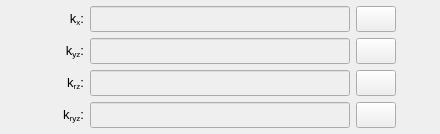
                   <widget class="QWidget" name="tab_table_values">
                    <attribute name="title">
                     <string>Table of values</string>
                    </attribute>
                    <layout class="QGridLayout" name="gridLayout_10">
                     <property name="leftMargin">
                      <number>4</number>
                     </property>
                     <property name="topMargin">
                      <number>6</number>
                     </property>
                     <property name="rightMargin">
                      <number>4</number>
                     </property>
                     <property name="bottomMargin">
                      <number>6</number>
                     </property>
                     <item row="0" column="3">
                      <widget class="QPushButton" name="pushButton_load_table_axial_stiffness">
                       <property name="enabled">
                        <bool>true</bool>
                       </property>
                       <property name="sizePolicy">
                        <sizepolicy hsizetype="Expanding" vsizetype="Fixed">
                         <horstretch>0</horstretch>
                         <verstretch>0</verstretch>
                        </sizepolicy>
                       </property>
                       <property name="minimumSize">
                        <size>
                         <width>40</width>
                         <height>26</height>
                        </size>
                       </property>
                       <property name="maximumSize">
                        <size>
                         <width>4052</width>
                         <height>16777215</height>
                        </size>
                       </property>
                       <property name="styleSheet">
                        <string notr="true"/>
                       </property>
                       <property name="text">
                        <string/>
                       </property>
                       <property name="icon">
                        <iconset>
                         <normaloff>../../../../icons/common/new_file.png</normaloff>../../../../icons/common/new_file.png</iconset>
                       </property>
                       <property name="iconSize">
                        <size>
                         <width>20</width>
                         <height>20</height>
                        </size>
                       </property>
                      </widget>
                     </item>
                     <item row="0" column="2">
                      <widget class="QLineEdit" name="lineEdit_path_table_axial_stiffness">
                       <property name="enabled">
                        <bool>false</bool>
                       </property>
                       <property name="minimumSize">
                        <size>
                         <width>260</width>
                         <height>26</height>
                        </size>
                       </property>
                       <property name="maximumSize">
                        <size>
                         <width>260</width>
                         <height>26</height>
                        </size>
                       </property>
                       <property name="sizeIncrement">
                        <size>
                         <width>0</width>
                         <height>0</height>
                        </size>
                       </property>
                       <property name="font">
                        <font>
                         <pointsize>9</pointsize>
                        </font>
                       </property>
                       <property name="styleSheet">
                        <string notr="true"/>
                       </property>
                       <property name="alignment">
                        <set>Qt::AlignCenter</set>
                       </property>
                      </widget>
                     </item>
                     <item row="1" column="2">
                      <widget class="QLineEdit" name="lineEdit_path_table_transversal_stiffness">
                       <property name="enabled">
                        <bool>false</bool>
                       </property>
                       <property name="minimumSize">
                        <size>
                         <width>260</width>
                         <height>26</height>
                        </size>
                       </property>
                       <property name="maximumSize">
                        <size>
                         <width>260</width>
                         <height>26</height>
                        </size>
                       </property>
                       <property name="sizeIncrement">
                        <size>
                         <width>0</width>
                         <height>0</height>
                        </size>
                       </property>
                       <property name="font">
                        <font>
                         <pointsize>9</pointsize>
                        </font>
                       </property>
                       <property name="styleSheet">
                        <string notr="true"/>
                       </property>
                       <property name="alignment">
                        <set>Qt::AlignCenter</set>
                       </property>
                      </widget>
                     </item>
                     <item row="0" column="4">
                      <spacer name="horizontalSpacer_4">
                       <property name="orientation">
                        <enum>Qt::Horizontal</enum>
                       </property>
                       <property name="sizeHint" stdset="0">
                        <size>
                         <width>40</width>
                         <height>20</height>
                        </size>
                       </property>
                      </spacer>
                     </item>
                     <item row="0" column="0">
                      <spacer name="horizontalSpacer_3">
                       <property name="orientation">
                        <enum>Qt::Horizontal</enum>
                       </property>
                       <property name="sizeHint" stdset="0">
                        <size>
                         <width>40</width>
                         <height>20</height>
                        </size>
                       </property>
                      </spacer>
                     </item>
                     <item row="2" column="3">
                      <widget class="QPushButton" name="pushButton_load_table_torsional_stiffness">
                       <property name="enabled">
                        <bool>true</bool>
                       </property>
                       <property name="sizePolicy">
                        <sizepolicy hsizetype="Expanding" vsizetype="Fixed">
                         <horstretch>0</horstretch>
                         <verstretch>0</verstretch>
                        </sizepolicy>
                       </property>
                       <property name="minimumSize">
                        <size>
                         <width>40</width>
                         <height>26</height>
                        </size>
                       </property>
                       <property name="maximumSize">
                        <size>
                         <width>4052</width>
                         <height>16777215</height>
                        </size>
                       </property>
                       <property name="styleSheet">
                        <string notr="true"/>
                       </property>
                       <property name="text">
                        <string/>
                       </property>
                       <property name="icon">
                        <iconset>
                         <normaloff>../../../../icons/common/new_file.png</normaloff>../../../../icons/common/new_file.png</iconset>
                       </property>
                       <property name="iconSize">
                        <size>
                         <width>20</width>
                         <height>20</height>
                        </size>
                       </property>
                      </widget>
                     </item>
                     <item row="3" column="2">
                      <widget class="QLineEdit" name="lineEdit_path_table_angular_stiffness">
                       <property name="enabled">
                        <bool>false</bool>
                       </property>
                       <property name="minimumSize">
                        <size>
                         <width>260</width>
                         <height>26</height>
                        </size>
                       </property>
                       <property name="maximumSize">
                        <size>
                         <width>260</width>
                         <height>26</height>
                        </size>
                       </property>
                       <property name="sizeIncrement">
                        <size>
                         <width>0</width>
                         <height>0</height>
                        </size>
                       </property>
                       <property name="font">
                        <font>
                         <pointsize>9</pointsize>
                        </font>
                       </property>
                       <property name="styleSheet">
                        <string notr="true"/>
                       </property>
                       <property name="alignment">
                        <set>Qt::AlignCenter</set>
                       </property>
                      </widget>
                     </item>
                     <item row="2" column="2">
                      <widget class="QLineEdit" name="lineEdit_path_table_torsional_stiffness">
                       <property name="enabled">
                        <bool>false</bool>
                       </property>
                       <property name="minimumSize">
                        <size>
                         <width>260</width>
                         <height>26</height>
                        </size>
                       </property>
                       <property name="maximumSize">
                        <size>
                         <width>260</width>
                         <height>26</height>
                        </size>
                       </property>
                       <property name="sizeIncrement">
                        <size>
                         <width>0</width>
                         <height>0</height>
                        </size>
                       </property>
                       <property name="font">
                        <font>
                         <pointsize>9</pointsize>
                        </font>
                       </property>
                       <property name="styleSheet">
                        <string notr="true"/>
                       </property>
                       <property name="alignment">
                        <set>Qt::AlignCenter</set>
                       </property>
                      </widget>
                     </item>
                     <item row="3" column="3">
                      <widget class="QPushButton" name="pushButton_load_table_angular_stiffness">
                       <property name="enabled">
                        <bool>true</bool>
                       </property>
                       <property name="sizePolicy">
                        <sizepolicy hsizetype="Expanding" vsizetype="Fixed">
                         <horstretch>0</horstretch>
                         <verstretch>0</verstretch>
                        </sizepolicy>
                       </property>
                       <property name="minimumSize">
                        <size>
                         <width>40</width>
                         <height>26</height>
                        </size>
                       </property>
                       <property name="maximumSize">
                        <size>
                         <width>4052</width>
                         <height>16777215</height>
                        </size>
                       </property>
                       <property name="styleSheet">
                        <string notr="true"/>
                       </property>
                       <property name="text">
                        <string/>
                       </property>
                       <property name="icon">
                        <iconset>
                         <normaloff>../../../../icons/common/new_file.png</normaloff>../../../../icons/common/new_file.png</iconset>
                       </property>
                       <property name="iconSize">
                        <size>
                         <width>20</width>
                         <height>20</height>
                        </size>
                       </property>
                      </widget>
                     </item>
                     <item row="0" column="1">
                      <widget class="QLabel" name="label_100">
                       <property name="enabled">
                        <bool>true</bool>
                       </property>
                       <property name="minimumSize">
                        <size>
                         <width>40</width>
                         <height>26</height>
                        </size>
                       </property>
                       <property name="maximumSize">
                        <size>
                         <width>40</width>
                         <height>26</height>
                        </size>
                       </property>
                       <property name="font">
                        <font>
                         <pointsize>10</pointsize>
                        </font>
                       </property>
                       <property name="mouseTracking">
                        <bool>true</bool>
                       </property>
                       <property name="text">
                        <string>&lt;html&gt;&lt;head/&gt;&lt;body&gt;&lt;p align=&quot;right&quot;&gt;&lt;span style=&quot; font-weight:400; font-style:normal;&quot;&gt;k&lt;/span&gt;&lt;span style=&quot; font-weight:400; font-style:normal; vertical-align:sub;&quot;&gt;x&lt;/span&gt;&lt;span style=&quot; font-weight:400; font-style:normal;&quot;&gt;:&lt;/span&gt;&lt;/p&gt;&lt;/body&gt;&lt;/html&gt;</string>
                       </property>
                       <property name="alignment">
                        <set>Qt::AlignCenter</set>
                       </property>
                      </widget>
                     </item>
                     <item row="1" column="3">
                      <widget class="QPushButton" name="pushButton_load_table_transversal_stiffness">
                       <property name="enabled">
                        <bool>true</bool>
                       </property>
                       <property name="sizePolicy">
                        <sizepolicy hsizetype="Expanding" vsizetype="Fixed">
                         <horstretch>0</horstretch>
                         <verstretch>0</verstretch>
                        </sizepolicy>
                       </property>
                       <property name="minimumSize">
                        <size>
                         <width>40</width>
                         <height>26</height>
                        </size>
                       </property>
                       <property name="maximumSize">
                        <size>
                         <width>4052</width>
                         <height>16777215</height>
                        </size>
                       </property>
                       <property name="styleSheet">
                        <string notr="true"/>
                       </property>
                       <property name="text">
                        <string/>
                       </property>
                       <property name="icon">
                        <iconset>
                         <normaloff>../../../../icons/common/new_file.png</normaloff>../../../../icons/common/new_file.png</iconset>
                       </property>
                       <property name="iconSize">
                        <size>
                         <width>20</width>
                         <height>20</height>
                        </size>
                       </property>
                      </widget>
                     </item>
                     <item row="1" column="1">
                      <widget class="QLabel" name="label_104">
                       <property name="enabled">
                        <bool>true</bool>
                       </property>
                       <property name="minimumSize">
                        <size>
                         <width>40</width>
                         <height>26</height>
                        </size>
                       </property>
                       <property name="maximumSize">
                        <size>
                         <width>40</width>
                         <height>26</height>
                        </size>
                       </property>
                       <property name="font">
                        <font>
                         <pointsize>10</pointsize>
                        </font>
                       </property>
                       <property name="mouseTracking">
                        <bool>true</bool>
                       </property>
                       <property name="text">
                        <string>&lt;html&gt;&lt;head/&gt;&lt;body&gt;&lt;p align=&quot;right&quot;&gt;k&lt;span style=&quot; vertical-align:sub;&quot;&gt;yz&lt;/span&gt;:&lt;/p&gt;&lt;/body&gt;&lt;/html&gt;</string>
                       </property>
                       <property name="alignment">
                        <set>Qt::AlignCenter</set>
                       </property>
                      </widget>
                     </item>
                     <item row="2" column="1">
                      <widget class="QLabel" name="label_105">
                       <property name="enabled">
                        <bool>true</bool>
                       </property>
                       <property name="minimumSize">
                        <size>
                         <width>40</width>
                         <height>26</height>
                        </size>
                       </property>
                       <property name="maximumSize">
                        <size>
                         <width>40</width>
                         <height>26</height>
                        </size>
                       </property>
                       <property name="font">
                        <font>
                         <pointsize>10</pointsize>
                        </font>
                       </property>
                       <property name="mouseTracking">
                        <bool>true</bool>
                       </property>
                       <property name="text">
                        <string>&lt;html&gt;&lt;head/&gt;&lt;body&gt;&lt;p align=&quot;right&quot;&gt;k&lt;span style=&quot; vertical-align:sub;&quot;&gt;rz&lt;/span&gt;:&lt;/p&gt;&lt;/body&gt;&lt;/html&gt;</string>
                       </property>
                       <property name="alignment">
                        <set>Qt::AlignCenter</set>
                       </property>
                      </widget>
                     </item>
                     <item row="3" column="1">
                      <widget class="QLabel" name="label_106">
                       <property name="enabled">
                        <bool>true</bool>
                       </property>
                       <property name="minimumSize">
                        <size>
                         <width>40</width>
                         <height>26</height>
                        </size>
                       </property>
                       <property name="maximumSize">
                        <size>
                         <width>40</width>
                         <height>26</height>
                        </size>
                       </property>
                       <property name="font">
                        <font>
                         <pointsize>10</pointsize>
                        </font>
                       </property>
                       <property name="mouseTracking">
                        <bool>true</bool>
                       </property>
                       <property name="text">
                        <string>&lt;html&gt;&lt;head/&gt;&lt;body&gt;&lt;p align=&quot;right&quot;&gt;k&lt;span style=&quot; vertical-align:sub;&quot;&gt;ryz&lt;/span&gt;:&lt;/p&gt;&lt;/body&gt;&lt;/html&gt;</string>
                       </property>
                       <property name="alignment">
                        <set>Qt::AlignCenter</set>
                       </property>
                      </widget>
                     </item>
                    </layout>
                   </widget>
